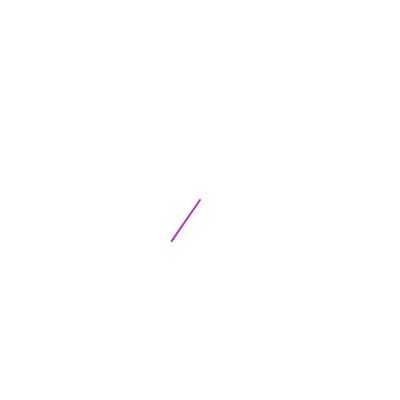
Frame 1 (no input)
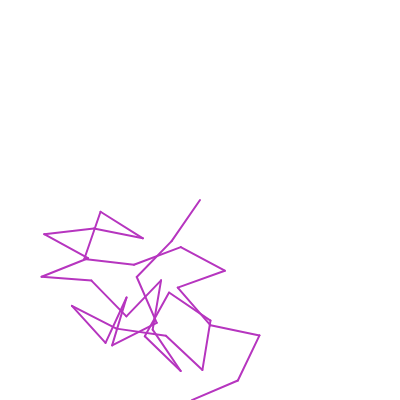
Frame 60 (no input)
Frame 120 (the mouse pressed at the canvas centre since frame 60): identical to frame 60, image omitted

The p5.js sketch that drew these frames (run headless with seeded random() and noise() and a simulated clock; from frame 60 on, the mouse is pressed at the canvas centre):

// p5.js sketch
// ── sketch.js
let x, y; // Starting coordinates
let length = 50; // Length of each line
let angleOffset = 0; // Initial angle

function setup() {
  createCanvas(400, 400);
  background(255); // White background

  // Start at a random position on the canvas
  x = width / 2;
  y = height / 2;
  
  //stroke(0); // Black lines 
  //change color of each line
  stroke(random(255), random(255), random(255));

  strokeWeight(2); // Line thickness
}

function draw() {
  // Draw lines until reaching the canvas edges
  if (x > 0 && x < width && y > 0 && y < height) { // Check if the point is within the canvas
    let angle = angleOffset + random(TWO_PI); // Random angle for each line
    let newX = x + cos(angle) * length;
    let newY = y + sin(angle) * length;

    line(x, y, newX, newY); // Draw the line

    // Update the starting point for the next line
    x = newX;
    y = newY;

    // Slightly vary the angle offset for more randomness
    angleOffset += random(-PI / 4, PI / 4);
    //loopp every 1000 frames
    if (frameCount % 100 == 0) {
      // Start at a random position on the canvas
      x = width / 2;
      y = height / 2;
      angleOffset = 0;
      background(255); // White background
    }
  }
}

// ── style.css
html, body {
  margin: 20px;
  padding: 20px;
}
canvas {
  display: left;
  margin: 0 auto;
  padding-bottom: 20px;
  border: 1px solid black;
  border-radius: 10px;
}

header {
  font-family: "DM Serif Text", serif;
  font-size: 1.5em;
  background-color: white;
  color: black;
  text-align: left;
  font-style: italic;
  padding-left: 10px;
}

header h3 {
  font-family: "Inter", sans-serif;
  font-style: italic !important;
  font-size: 1.5em;
  font-weight: 900;
  color: red;
  text-align: left;
  padding-left: 40px;
  padding-top: 20px;
  
}

p {
  font-family: "Inter", sans-serif;
  font-size: 1em;
  color: red;
  text-align: left;
  padding-left: 10px;
  padding-top: 10px;
  position: fixed;
  bottom: 0;
}
